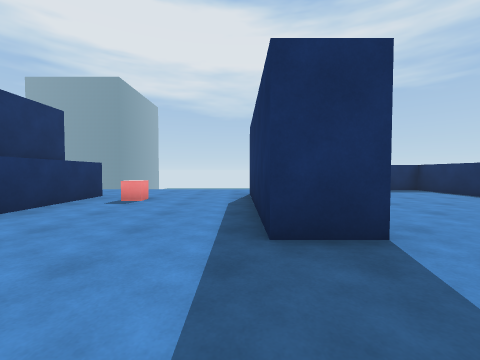
view 1 (above)

13 first-person views from a walk through a scene from a Unity 3-D project. The camera is 1.24 m above the floor, tilts 2° down and sees 90° across. The floor is counted in squares, 1.8 m on a side. Each view is taken from the middle of a square. On the plan, view 1 faces up. The plan holds only what a view shows up to about 9 squares ahead; the rest is blank. The place goes on beyond the plan. The player is left out.

view 2
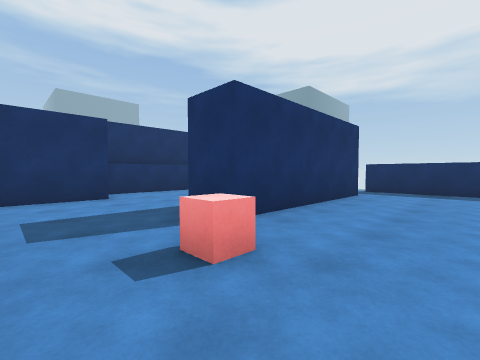

view 3
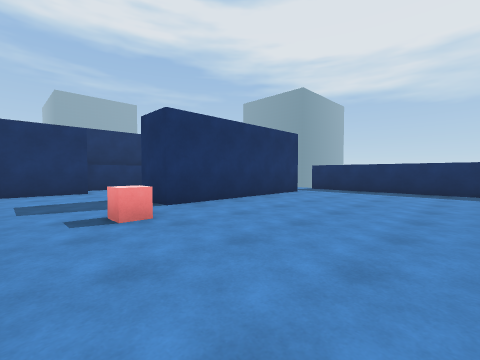

view 4
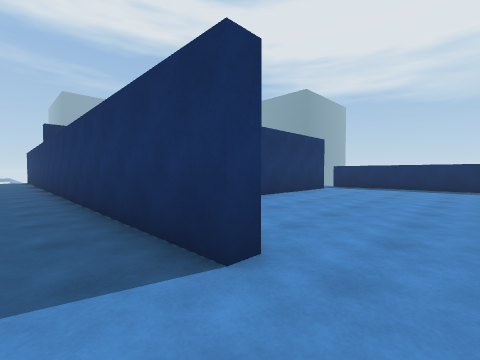

view 5
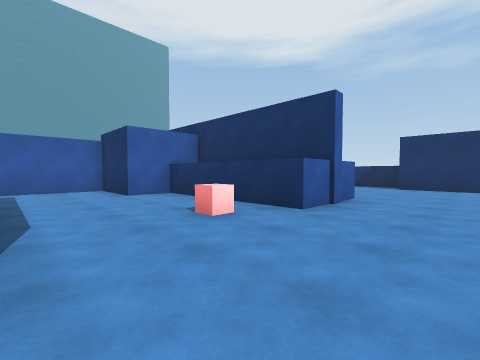

view 6
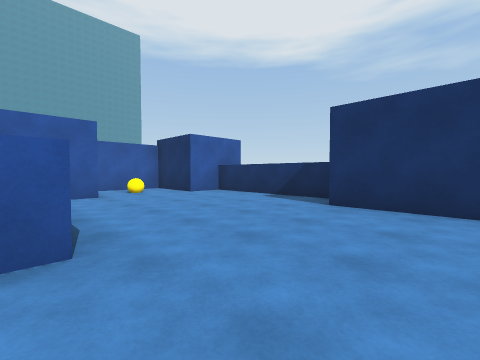

view 7
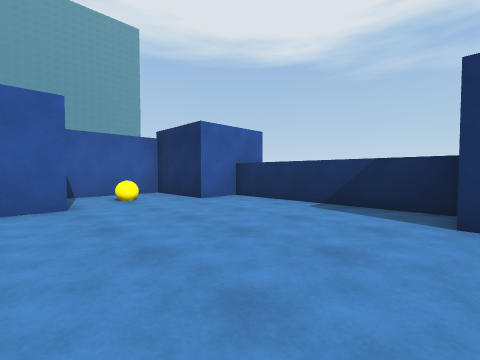

view 8
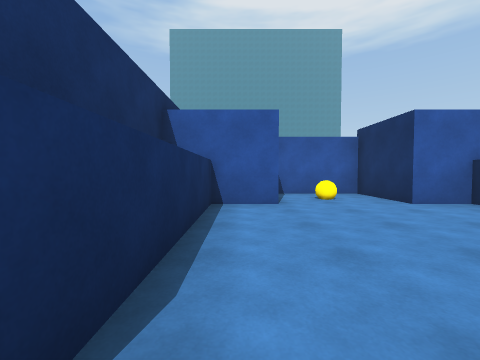

view 9
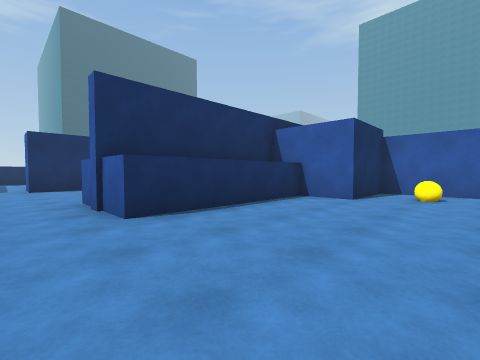

view 10
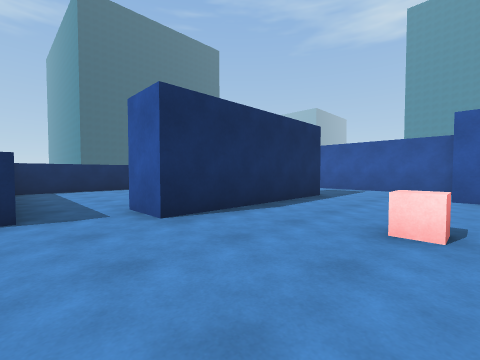

view 11
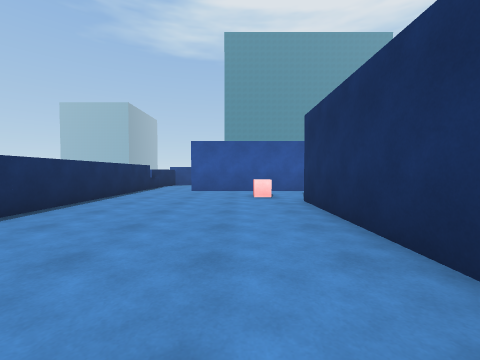

view 12
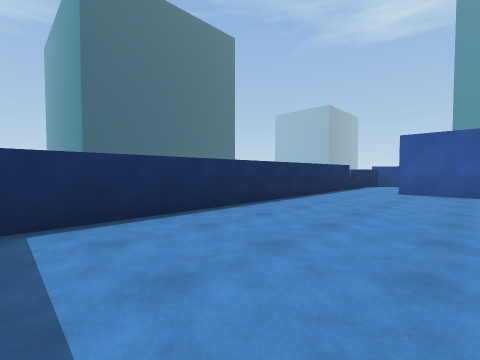

view 13
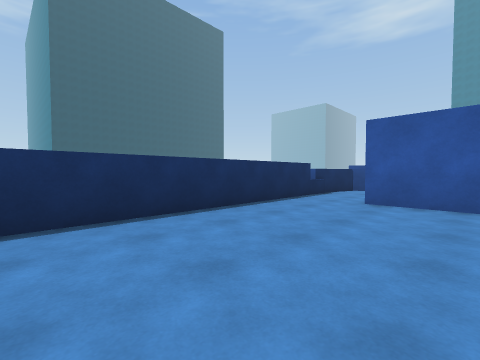

### Floor plan
Points are (right, up) in squares from view 1. A wall is a line through its corners. A room is listed if a view was taken in it or the views show most of it. See-through windows are left out.
Room 1 (views 1, 2, 3, 5, 6, 7, 8, 9, 10, 11, 12, 13)
walls: (0.3, 7.3) (1.5, 7.3) (1.5, 2.4) (0.3, 2.4) (0.3, 7.3); (-10.8, 9.1) (-10.8, 6.8); (-11.9, 6.9) (-11.9, 1.9) (-10.8, 1.9) (-10.8, -0.5) (-7.8, -0.5) (-7.8, 1.9) (-6.4, 1.9) (-6.4, 6.7) (-3.9, 6.7) (-3.9, 1.9) (-2.6, 1.9) (-2.6, -0.5) (4.7, -0.5); (6.6, -0.4) (6.6, 8.9) (1.1, 8.9)
ways out: opening at (5.5, -1) to room 2
objects: yellow ball (-9, 1); red cube (-2, 6); red cube (2, 1)
Room 2 (view 4)
walls: (5.8, -4.3) (6.2, -4) (6.7, -2.3); (4.7, -0.5) (4.7, -0.9) (-5.6, -0.9); (6.6, -1.4) (6.6, -0.4)
ways out: opening at (5.5, -1) to room 1
objects: blue block (7, -2) to (8, -2)

Positions as (right, up) in squares from view 1, and headings:
1: (0, 0), facing up
2: (4, 0), facing up-left
3: (6, 0), facing up-left
4: (6, -2), facing up-left
5: (0, 9), facing down-left
6: (-6, 9), facing down-left
7: (-7, 7), facing down-left
8: (-7, 7), facing down
9: (-10, 8), facing down-right
10: (-3, 9), facing down-right
11: (3, 8), facing down
12: (3, 8), facing down-right
13: (3, 5), facing down-right
